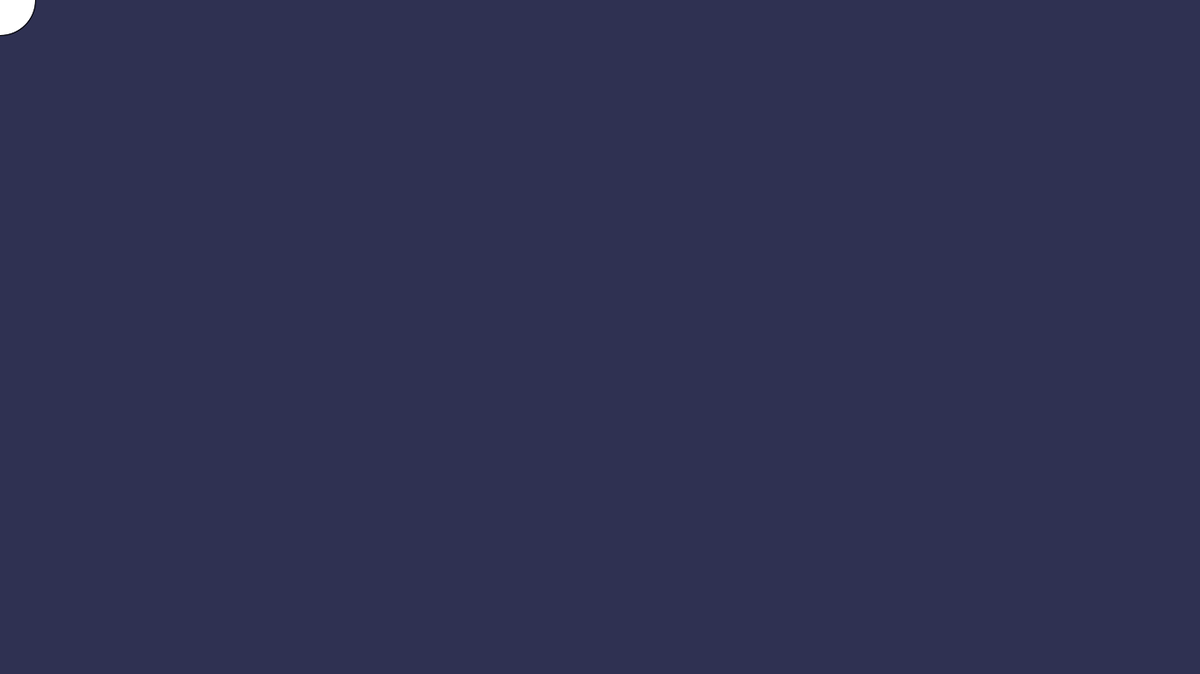
Frame 1 (no input)
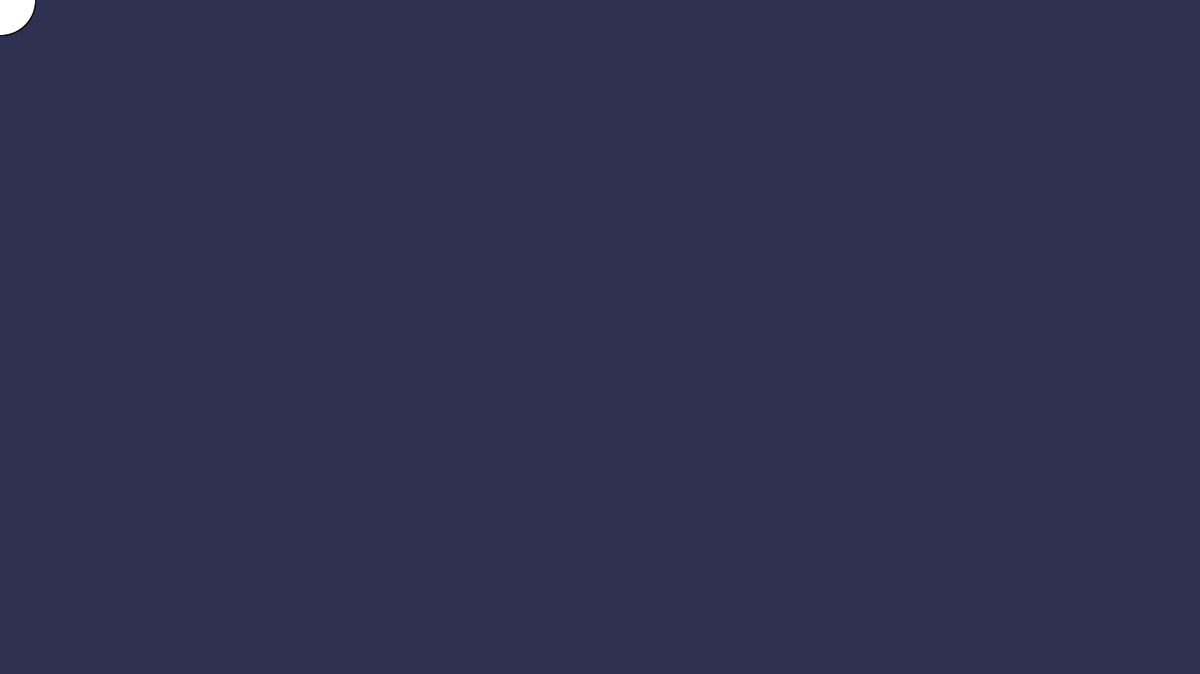
Frame 60 (the mouse pressed at the canvas centre just before this capture)
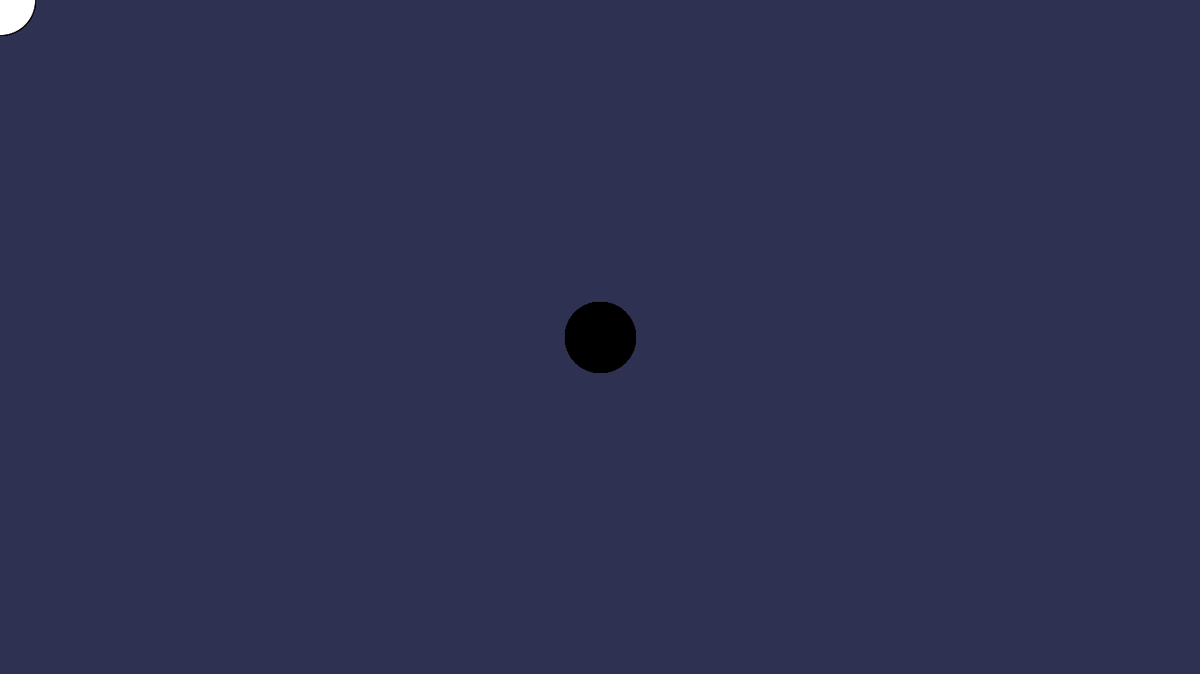
Frame 120 (the mouse held since frame 60 and released just before this capture)

The Processing sketch that drew these frames (run headless with seeded random() and noise(); from frame 60 on, the mouse is pressed at the canvas centre):

// Processing sketch: moving_circles
// ── moving_circles.pde
void setup() {
  size(1366, 768);
  smooth();
  background(47, 49, 82);
  }
  

  
void draw() {
  if (mousePressed) {
    fill(0);
    
  }  else  {
    fill(255);
  }
  ellipse(mouseX, mouseY, 80, 80);
 // fill(247, 110, 30, 100);
 // That doesn't work.  I changed the background of the drawing
 // but I can't figure out how to change the color of the circle

}  
